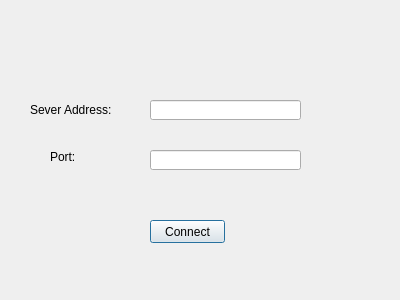
<?xml version="1.0" encoding="UTF-8"?>
<ui version="4.0">
 <class>startupDialog</class>
 <widget class="QDialog" name="startupDialog">
  <property name="geometry">
   <rect>
    <x>0</x>
    <y>0</y>
    <width>400</width>
    <height>300</height>
   </rect>
  </property>
  <property name="windowTitle">
   <string>Dialog</string>
  </property>
  <widget class="QLineEdit" name="lineEdit">
   <property name="geometry">
    <rect>
     <x>150</x>
     <y>100</y>
     <width>151</width>
     <height>20</height>
    </rect>
   </property>
  </widget>
  <widget class="QLabel" name="label">
   <property name="geometry">
    <rect>
     <x>30</x>
     <y>100</y>
     <width>81</width>
     <height>20</height>
    </rect>
   </property>
   <property name="text">
    <string>Sever Address:</string>
   </property>
  </widget>
  <widget class="QLineEdit" name="lineEdit_2">
   <property name="geometry">
    <rect>
     <x>150</x>
     <y>150</y>
     <width>151</width>
     <height>20</height>
    </rect>
   </property>
  </widget>
  <widget class="QLabel" name="label_2">
   <property name="geometry">
    <rect>
     <x>50</x>
     <y>150</y>
     <width>46</width>
     <height>13</height>
    </rect>
   </property>
   <property name="text">
    <string>Port:</string>
   </property>
  </widget>
  <widget class="QPushButton" name="pushButton">
   <property name="geometry">
    <rect>
     <x>150</x>
     <y>220</y>
     <width>75</width>
     <height>23</height>
    </rect>
   </property>
   <property name="text">
    <string>Connect</string>
   </property>
  </widget>
 </widget>
 <resources/>
 <connections/>
</ui>
